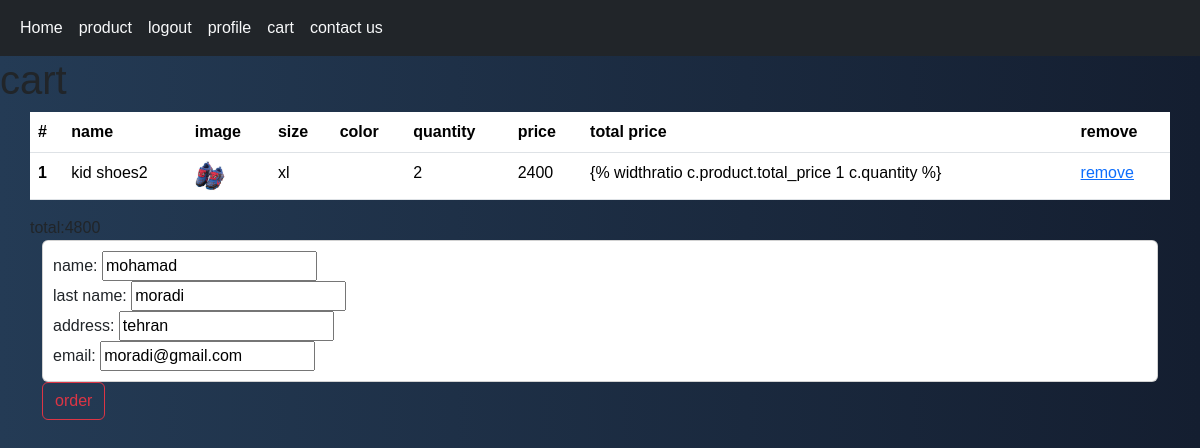
The page /cart/ (signed in) on the database as committed earlier.
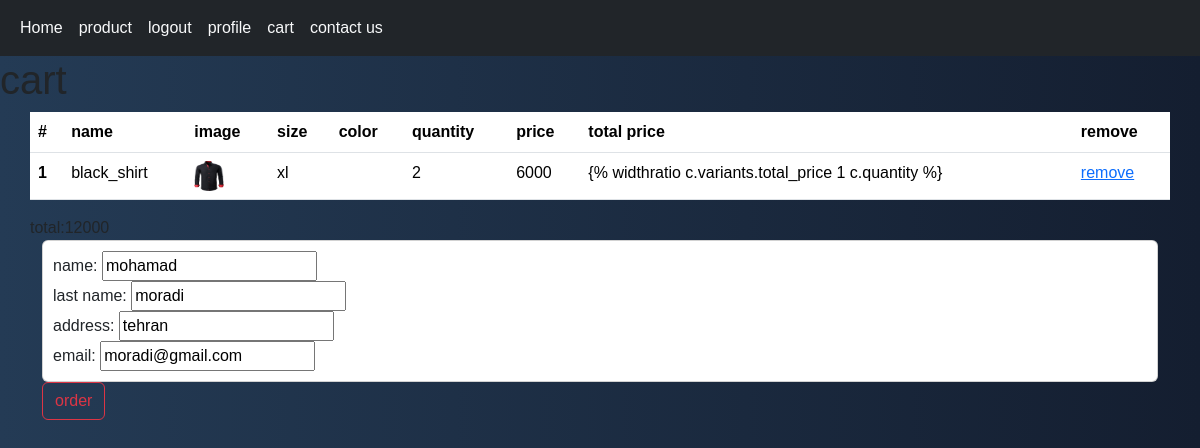
The same page on the database as committed later.
### cart/models.py (models this page shows, shortened)
class Cart(models.Model):
    product = models.ForeignKey(Product,on_delete = models.CASCADE)
    user = models.ForeignKey(User,on_delete = models.CASCADE)
    variants = models.ForeignKey(Variant,on_delete = models.CASCADE ,  null = True, blank = True)
    quantity = models.PositiveIntegerField()

### home/models.py (models this page shows, shortened)
class Product(models.Model):
    Category = models.ManyToManyField(Category, blank=True)
    VARIANT = (('None', 'none'),
               ('Size', 'size'),
               ('Color', 'color'),
    )
    name = models.CharField(max_length=200)
    amount = models.PositiveIntegerField()
    unit_price = models.PositiveIntegerField()
    discount = models.PositiveIntegerField()
    total_price = models.PositiveIntegerField(blank=True, null=True)
    information = RichTextUploadingField(blank=True, null=True)
    create = models.DateTimeField(auto_now_add=True)
    update = models.DateTimeField(auto_now=True)
    tags = TaggableManager(blank=True)
    status = models.CharField(
        max_length=200, blank=True, null=True, choices=VARIANT)
    image = models.ImageField(upload_to='product')
    brand = models.ForeignKey('Brand',on_delete = models.CASCADE,blank = True,null = True)
    color = models.ManyToManyField('Color',blank = True,null = True)
    size = models.ManyToManyField('Size',blank = True,null = True)
    available = models.BooleanField(default=True)
    like = models.ManyToManyField(User,blank = True,related_name = 'product_like')
    total_like = models.IntegerField(default=0)
    unlike = models.ManyToManyField(User,blank = True,related_name = 'product_unlike')
    total_unlike = models.IntegerField(default=0)
    favourite = models.ManyToManyField(User,blank = True,related_name='fa_user')
    total_favourite = models.IntegerField(default = 0)
    sell = models.IntegerField(default = 0)
    def total_like(self):
        return self.like.count()
    def total_unlike(self):
        return self.unlike.count()
    @property
    def total_price(self):
        if not self.discount:
            return self.unit_price
        elif self.discount:
            total = (self.discount*self.unit_price)/100
            return int(self.unit_price - total)
        return self.total_price

class Variant(models.Model):
    name = models.CharField(max_length=100,blank=True, null=True)
    product_variant = models.ForeignKey(Product,on_delete = models.CASCADE)
    size_variant = models.ForeignKey(Size,on_delete = models.CASCADE,null = True,blank = True)
    color_variant = models.ForeignKey(Color,on_delete = models.CASCADE,null = True,blank = True)
    amount = models.PositiveIntegerField()
    unit_price = models.PositiveIntegerField()
    discount = models.PositiveIntegerField()
    total_price = models.PositiveIntegerField(blank=True, null=True)
    @property
    def total_price(self):
        if not self.discount:
            return self.unit_price
        elif self.discount:
            total = (self.discount*self.unit_price)/100
            return int(self.unit_price - total)
        return self.total_price

class Size(models.Model):
    name = models.CharField(max_length=100,blank=True, null=True)

### accounts/models.py (models this page shows, shortened)
class Profile(models.Model):
    user = models.OneToOneField(User,on_delete = models.CASCADE)
    phone = PhoneField(null = True,blank = True)
    address = models.CharField(max_length = 50,null = True,blank = True)
    profile_image = models.ImageField(upload_to = 'profile',default='DefaultUser.webp')

### cart/views.py (the view)
# urls.py: path('',views.cart_detail,name = 'cart_detail'),
def cart_detail(request):
    cart = Cart.objects.filter(user_id=request.user.id)
    form = OrderForm
    total = 0
    user = request.user
    for p in cart:
        if p.product.status != 'None':
            total += p.variants.total_price*p.quantity
        else:
            total += p.product.total_price*p.quantity
    return render(request,'cart/cart.html',{'cart':cart,'total':total,'form':form,'user':user})

### cart/templates/cart/cart.html (shortened to what this page needs)
{% extends 'main.html' %} {% block title %}cart{% endblock %} {% block body %}
<h1>cart</h1>
<div class="container">
  <div class="row">
    <table class="table">
      <thead>
        <tr>
          <th scope="col">#</th>
          <th scope="col">name</th>
          <th scope="col">image</th>
          <th scope="col">size</th>
          <th scope="col">color</th>
          <th scope="col">quantity</th>
          <th scope="col">price</th>
          <th scope="col">total price</th>
          <th scope="col">remove</th>
        </tr>
      </thead>
      <tbody>
        {% for c in cart %}
        <tr>
          <th scope="row">{{forloop.counter}}</th>
          <td>{{c.product.name}}</td>
          <td>
            <img
              src="{{c.product.image.url}}"
              style="height: 30px; width: 30px"
              alt=""
            />
          </td>
          <td>{{c.variants.size_variant.name}}</td>
          <td>{{c.variants.color_varian.name}}</td>
          <td>{{c.quantity}}</td>
          <td>
            {% if c.product.status != 'None' %}
            {{c.variants.total_price}}{%else%}
            {{c.product.total_price}}{%endif%}
          </td>
          <td>
            {% if c.product.status != 'None' %} {% widthratio
            c.variants.total_price 1 c.quantity %} {%else%}{% widthratio
            c.product.total_price 1 c.quantity %}{%endif%}
          </td>
          <td><a href="{% url 'cart:remove_cart' c.id %}">remove</a></td>
        </tr>
      </tbody>
      {% endfor %}
    </table>
  </div>
  <div class="row">
    <form method="post" action="{% url 'order:order_create' %}">
      <div class="card" style="padding: 10px; background-color: grown">
        <label for=""
          >name:
          <input type="text" name="f_name" value="{{user.first_name}}" required
        /></label>
        <label for=""
          >last name:
          <input type="text" name="l_name" value="{{user.last_name}}" required
        /></label>
        <label for=""
          >address:
          <input
            type="text"
            name="address"
            value="{{user.profile.address}}"
            required
        /></label>
        <label for=""
          >email:
          <input type="text" name="email" value="{{user.email}}" required
        /></label>
      </div>
      <button type="submit" class="btn btn-outline-danger">order</button>
    </form>
  </div>
</div>
{% endblock %}

### templates/main.html (shortened to what this page needs)
<!DOCTYPE html>
<html lang="en">
  <head>
    {% load bootstrap5 %} {% bootstrap_css %} {% bootstrap_javascript %}
  </head>
  <body
    style="
      background-repeat: no-repeat !important;
      background-attachment: fixed !important;
      background: #141e30;
      background: -webkit-linear-gradient(to right, #243b55, #141e30);
      background: linear-gradient(to right, #243b55, #141e30);
      font-family: sans-serif;
    "
  >
    <nav class="navbar navbar-expand-lg navbar-light bg-dark">
      <div class="container-fluid">
        <div class="collapse navbar-collapse" id="navbarNavAltMarkup">
          <div class="navbar-nav">
            <a
              class="nav-link active text-light"
              aria-current="page"
              href="{% url 'home:home' %}"
              >Home</a
            >
            <a
              class="nav-link active text-light"
              aria-current="page"
              href="{% url 'home:product' %}"
              >product</a
            >
            {% if user.is_authenticated %}
            <a class="nav-link text-light" href="{% url 'accounts:logout' %}">logout</a>
            {% else %}
            <a class="nav-link text-light" href="{% url 'accounts:login' %}">login</a>
            <a class="nav-link text-light" href="{% url 'accounts:user_register' %}"
              >sign in</a
            >
            {% endif %}
            <a class="nav-link text-light" href="{% url 'accounts:profile' %}">profile</a>
            <a class="nav-link text-light" href="{% url 'cart:cart_detail' %}">cart</a>
            <a class="nav-link text-light" href="{% url 'home:contact' %}">contact us</a>
          </div>
        </div>
      </div>
    </nav>
    <body>
      {% block body %} {% endblock %}
    </body>
  </body>
</html>

Rows that differ between the two databases and show on the page:
removed Cart: product.name "kid shoes2", product.image (picture), variants.size_variant.name "xl", quantity "2", product.total_price "2400", shows "{% widthratio c.product.total_price 1 c.quantity %}"
added Cart: product.name "black_shirt", product.image (picture), variants.size_variant.name "xl", quantity "2", variants.total_price "6000", shows "{% widthratio c.variants.total_price 1 c.quantity %}"
